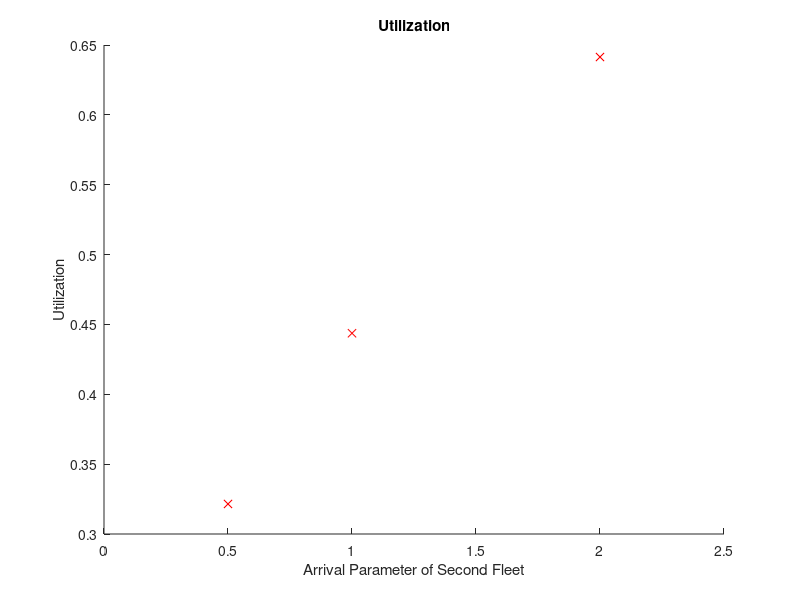
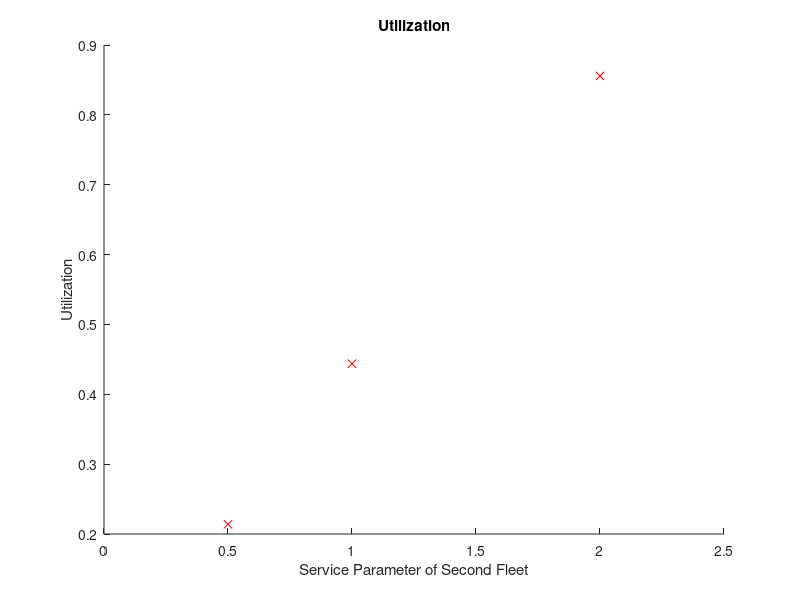
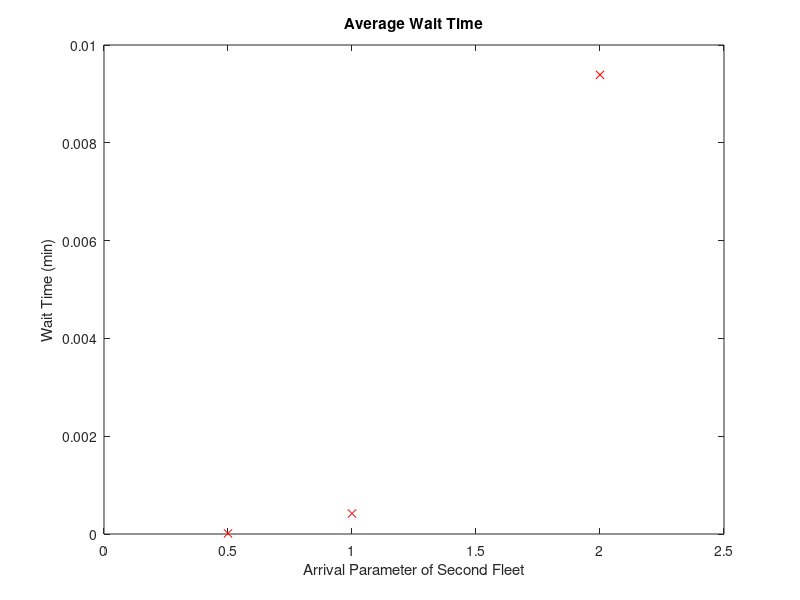
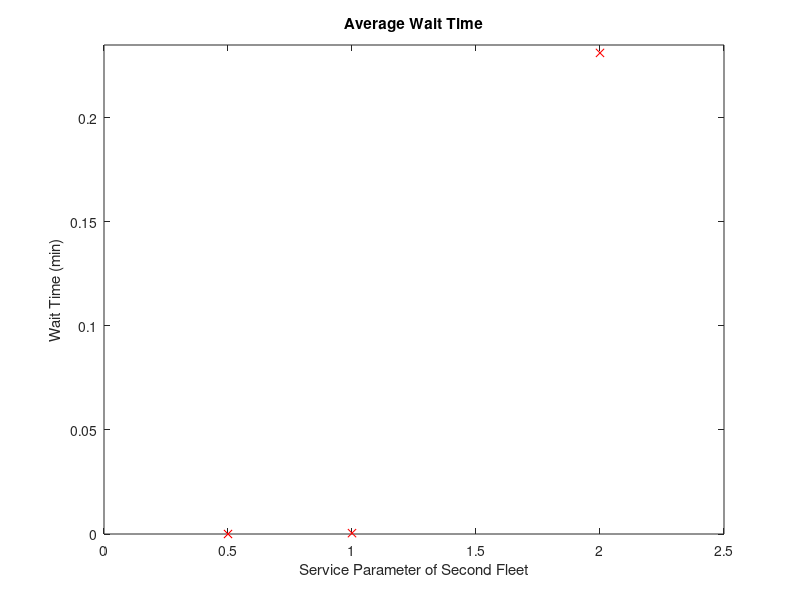

Here is the MATLAB script that generated these plots, in order:
clear all;
figure(1);clf;
hold on
xavg=[.5, 1, 2]
yavg=[.3215,.4437,.6414];
plot(xavg,yavg,'rx')
hold off

set(gca,'xlim',[0,2.5])
xlabel('Arrival Parameter of Second Fleet')
ylabel('Utilization')
title('Utilization')

figure(2);clf;
hold on
xavg2=[.5, 1, 2]
yavg2=[.2139,.4437,.8557];
plot(xavg2,yavg2,'rx')
hold off

set(gca,'xlim',[0,2.5])
xlabel('Service Parameter of Second Fleet')
ylabel('Utilization')
title('Utilization')

%wait time
figure(3);clf;
xaxis=[0.5,1,2];
y=[.00001235,.00041841,.009389];
plot(xaxis,y,'rx')
axis([0 2.5 0 .01])
%xticks(1:1:4)
xlabel('Arrival Parameter of Second Fleet')
ylabel('Wait Time (min)')
title('Average Wait Time')

figure(4);clf;
xaxis=[.5,1,2];
y=[.00000012,.00041841,.2312];
plot(xaxis,y,'rx')
axis([0 2.5 0 .235])
%xticks(1:1:4)
xlabel('Service Parameter of Second Fleet')
ylabel('Wait Time (min)')
title('Average Wait Time')
